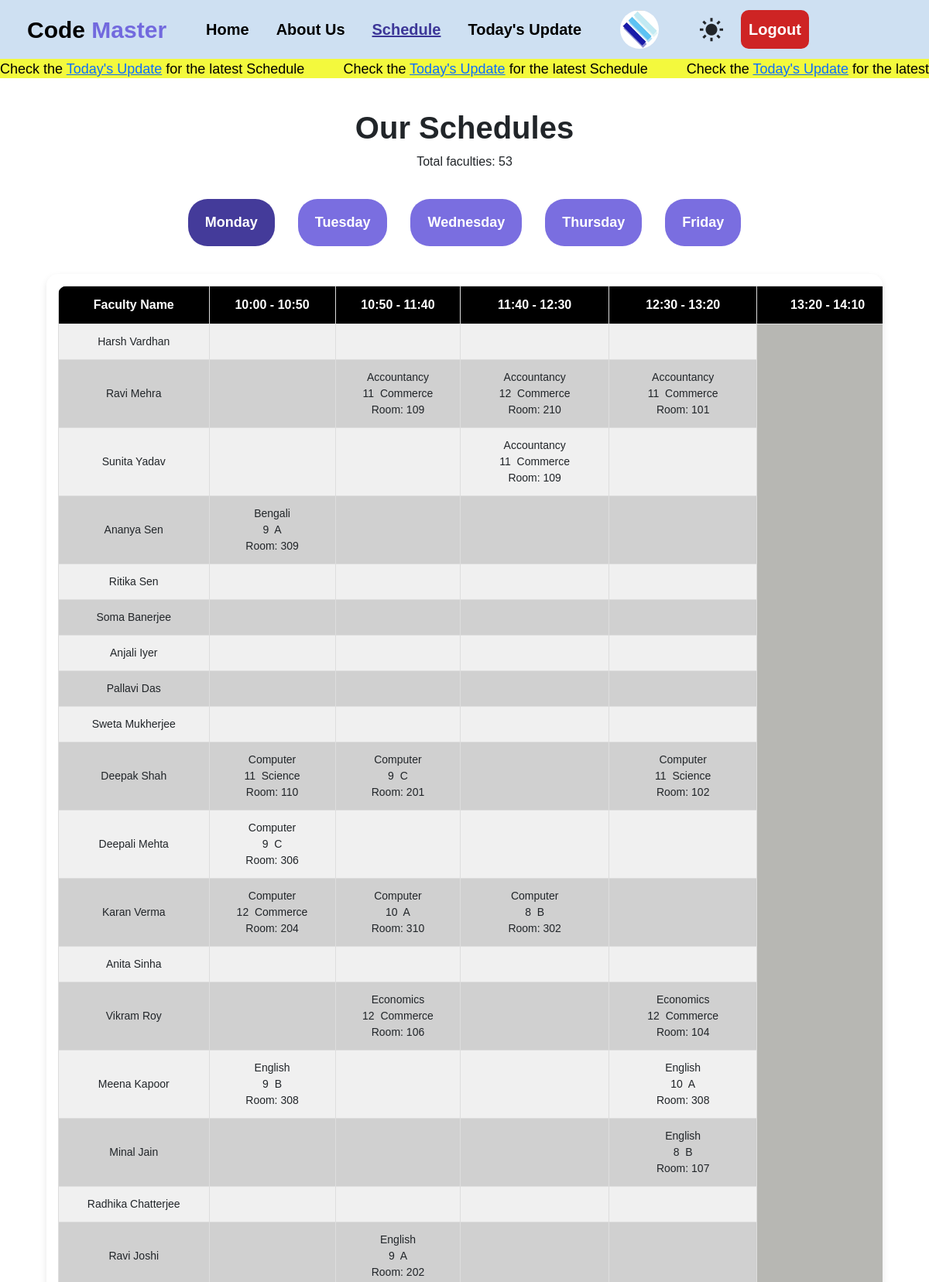
The app's page /schedule/ (signed in, upper part) with its own data.
### Accounts/models.py (models this page shows, shortened)
class Faculty(models.Model):
    user = models.OneToOneField(User, on_delete=models.CASCADE)
    email = models.EmailField( null=True, blank=True)
    phone_number = models.CharField(max_length=10, null=True, blank=True)
    college_id = models.CharField(max_length=10, unique=True, null=True, blank=True)
    subject = models.CharField(max_length=20)
    photo = models.ImageField(upload_to='faculty_photos/', null=True, blank=True)

### Base_App/models.py (models this page shows, shortened)
class period(models.Model):
    start_time = models.TimeField()
    end_time = models.TimeField(null=True, blank=True)
    period_number = models.IntegerField(null=True, blank=True)
    is_break = models.BooleanField(default=False)

class faculty(models.Model):
    faculty_name = models.CharField(max_length=100)
    college_id = models.CharField(max_length=25,default='DSC-1000')
    subjects = models.ManyToManyField('subject', related_name='faculties')

class schedule(models.Model):
    faculty = models.ForeignKey('faculty', on_delete=models.CASCADE, related_name='schedules')
    day = models.ForeignKey('day', on_delete=models.CASCADE)
    period = models.ForeignKey('period', on_delete=models.CASCADE)
    subject = models.ForeignKey('subject', on_delete=models.CASCADE)
    class_no = models.ForeignKey('class_no', on_delete=models.CASCADE, null=True, blank=True)
    section = models.ForeignKey('section', on_delete=models.CASCADE)
    room = models.ForeignKey('room', on_delete=models.CASCADE)
    is_lab = models.BooleanField(default=False) #for lab
    active = models.BooleanField(default=False)
    class Meta:
        unique_together = [
            ('faculty', 'day', 'period'),
            ('room', 'day', 'period')
        ]
        ordering = ['day', 'period']

class subject(models.Model):
    sub_name = models.CharField(max_length=50, unique=True)

class class_no(models.Model):
    class_name = models.CharField(max_length=50, unique=True)

class section(models.Model):
    sec_name = models.CharField(max_length=10, default="A", unique=True)

class room(models.Model):
    room_no = models.CharField(max_length=5, unique=True)

### Base_App/views.py (the view)
# urls.py: path('schedule/', views.schedule_view, name='schedule_display'),
def schedule_view(request):
    selected_day = request.GET.get('day')
    if not selected_day:
        today = datetime.datetime.today().strftime('%A')
        selected_day = today if today in DAYS else "Monday"
    try:
        selected_day_obj = day.objects.get(day_name__iexact=selected_day)
    except day.DoesNotExist:
        selected_day_obj = None
    faculties = faculty.objects.prefetch_related(
        Prefetch(
            'schedules',
            queryset=schedule.objects.filter(day=selected_day_obj).select_related(
                'subject', 'section', 'room', 'period', 'day'
            ),
            to_attr='filtered_schedules'  # ⬅️ Custom attribute to access in template
        )
    ).all()
    periods = period.objects.order_by('period_number')
    return render(request, 'schedule.html', {
        'faculties': faculties,
        'periods': periods,
        'selected_day': selected_day,
        'days': DAYS,
    })

### templates/schedule.html (shortened to what this page needs)
{% extends "base.html" %}
{% block schedule_status %}active{% endblock schedule_status %}
{% block content %}
<div class="moving-text">
    <div class="scrolling-wrapper">
        <p>
            Check the <a href="/today_schedule">Today's Update</a> for the latest Schedule
            &nbsp;&nbsp;&nbsp;&nbsp;&nbsp;&nbsp;&nbsp;&nbsp;
            Check the <a href="/today_schedule">Today's Update</a> for the latest Schedule
            &nbsp;&nbsp;&nbsp;&nbsp;&nbsp;&nbsp;&nbsp;&nbsp;
            Check the <a href="/today_schedule">Today's Update</a> for the latest Schedule
            &nbsp;&nbsp;&nbsp;&nbsp;&nbsp;&nbsp;&nbsp;&nbsp;
            Check the <a href="/today_schedule">Today's Update</a> for the latest Schedule
        </p>
    </div>
</div>
<section class="schedule-section">
    <div class="schedule-head">
        <h1>Our Schedules</h1>
        <p>Total faculties: {{ faculties|length }}</p>
    </div>
    <div class="day-btns">
        <ul class="days-list">
            {% for d in days %}
                <li>
                    <a href="?day={{ d }}" class="{% if d == selected_day %}active{% endif %}">
                        {{ d }}
                    </a>
                </li>
            {% endfor %}
        </ul>
    </div>
    <div class="today-schedule-table">
        <table>
            <thead>
                <tr>
                    <th>Faculty Name</th>
                    {% for p in periods %}
                        <th>{{ p.start_time|time:"H:i" }} - {{ p.end_time|time:"H:i" }}</th>
                    {% endfor %}
                </tr>
            </thead>
            <tbody>
                {% for f in faculties %}
                    <tr>
                        <td>{{ f.faculty_name }}</td>
                        {% for p in periods %}
                            {% if p.is_break %}
                                {% if forloop.parentloop.first %}
                                    <td rowspan="{{ faculties|length }}" style="background: #b7b7b3; font-size: 40px; font-weight: bold; text-align: center;">Break</td>
                                {% endif %}
                            {% else %}
                                <td>
                                    {% for s in f.filtered_schedules %}
                                        {% if s.period.id == p.id %}
                                            {{ s.subject.sub_name }}<br>
                                            {{ s.class_no.class_name }}&nbsp;
                                            {{ s.section.sec_name }}<br>
                                            Room: {{ s.room.room_no }}
                                        {% endif %}
                                    {% endfor %}
                                </td>
                            {% endif %}
                        {% endfor %}
                    </tr>
                {% endfor %}
            </tbody>
        </table>
    </div>
</section>
{% endblock content %}

### templates/base.html (shortened to what this page needs)
{% load static %}
<!DOCTYPE html>
<html lang="en">
<head>
    <link rel="stylesheet" href="{% static 'style.css' %}" />
    <link rel="stylesheet" href="https://unpkg.com/boxicons@2.1.4/css/boxicons.min.css" />
    <link href="https://cdn.jsdelivr.net/npm/bootstrap@5.3.3/dist/css/bootstrap.min.css" rel="stylesheet" />
</head>
<body class="{% block body_class %}{% endblock body_class %}">
    {% if not block.body_class or block.body_class != "dashboard-page" %}
    <header>
        <div class="navbar">
            <nav>
                <a class="logo" href="/">Code <span>Master</span></a>
                <ul class="navbar-ul">
                    <li ><a class="{% block home_status %}{% endblock home_status %}" href="/">Home</a></li>
                    <li><a class="{% block about_status %}{% endblock about_status %}" href="/about">About Us</a></li>
                    <li><a class="{% block schedule_status %}{% endblock schedule_status %}" href="/schedule/?day=Monday">Schedule</a></li>
                    <li><a class="{% block todaySchedule_status %}{% endblock todaySchedule_status %}" href="/today_schedule">Today's Update</a></li>
                </ul>
                <div class="user-icon">
                    <a href="/dashboard/">
                        {% if request.user.faculty.photo %}
                          <img src="{{ request.user.faculty.photo.url }}" alt="Profile Photo"
                               style="width: 50px; height: 50px; border-radius: 50%; object-fit: cover; margin-left: 50px; margin-right: 50px;">
                        {% else %}
                        <i class='bx bxs-user-circle' style="margin-left: 50px; margin-right: 50px;"></i>
                        {% endif %}
                      </a>
                </div>
                <i class='bx bxs-sun' style="font-size: 36px;"></i>
                {% if user.is_authenticated %}
                    <a class="nav-btn-logout" href="{% url 'logout' %}">Logout</a>
                {% else %}
                    <a class="nav-btn" href="{% url 'signup' %}">Sign up / Login</a>
                {% endif %}
            </nav>
        </div>
    </header>
    {% endif %}
    {% block content %}{% endblock content %}
</body>
</html>

### static/style.css (style rules this page uses)
:root { --primary-bg-color: #cee0f2; --lightheme-color: #5f51dad4; --lighthover-color: #1f1486d4; --darktheme-color: #f1f816d4; --darkhover-color: #babf1bd4; --white-color: white; --black-color: black; --red-color: #ce2424; --deepred-color: #9e1212; --font-family: Arial, sans-serif; }
* { margin: 0; padding: 0; box-sizing: border-box; font-family: var(--font-family); }
span { color: var(--lightheme-color); }
header { background-color: var(--primary-bg-color); color: var(--text-color); padding: 5px 0; font-size: 20px; }
.navbar nav { display: flex; align-items: center; justify-content: space-between; padding-left: 35px; }
.navbar nav .logo { color: var(--black-color); text-decoration: none; font-size: 30px; font-weight: 700; transition: all 0.2s ease; margin-right: 19px; }
.navbar-ul { display: flex; list-style: none; gap: 35px; margin: 0 auto; }
.navbar-ul li a { text-decoration: none; font-weight: 600; color: var(--black-color); transition: all 0.2s ease; }
.navbar-ul li a.active { color: var(--lighthover-color); font-weight: bold; text-decoration: underline; transform: translateY(-3px); }
nav .nav-btn-logout { background-color: var(--red-color); color: var(--white-color); cursor: pointer; border-radius: 10px; padding: 8px; display: inline-block; text-decoration: none; font-weight: 600; border: 2px solid transparent; transition: all 0.2s ease; margin-left: 20px; }
.moving-text { background-color: var(--darktheme-color); width: 100%; height: 25px; overflow: hidden; }
.scrolling-wrapper { display: flex; white-space: nowrap; animation: scroll 30s linear infinite; }
.scrolling-wrapper p { display: inline-block; white-space: nowrap; font-size: 18px; color: var(--black-color); }
.schedule-section { display: flex; flex-direction: column; align-items: center; justify-content: center; text-align: center; width: 100%; }
.schedule-head h1 { text-align: center; font-weight: 600; margin-top: 40px; }
.day-btns { text-align: center; margin-top: 20px; }
.days-list { display: flex; justify-content: center; gap: 30px; list-style: none; padding: 0; justify-content: space-between; width: 100%; }
.days-list li { list-style-type: none; display: flex; }
.days-list li a { text-decoration: none; padding: 17px 22px; font-size: 18px; font-weight: 600; background-color: var(--lightheme-color); color: var(--white-color); border-radius: 25px; cursor: pointer; transition: all 0.3s ease; }
.days-list li a.active { background-color: var(--lighthover-color); color: var(--white-color); }
th, td { padding: 12px 15px; text-align: center; border: 1px solid var(--black-color); }
th { background-color: #000; color: #fff; font-weight: bold; }
td { font-size: 14px; }
tr:nth-child(odd) { background-color: #f0f0f0; }
tr:nth-child(even) { background-color: #d0d0d0; }
.today-schedule-table { width: 90%; margin: 20px auto; overflow-x: auto; background: white; border-radius: 15px; padding: 15px; box-shadow: 0 4px 10px rgba(0, 0, 0, 0.1); }
.today-schedule-table table { width: 150%; border-collapse: collapse; background: white; border-radius: 12px; overflow: hidden; }
.today-schedule-table th, .today-schedule-table td { padding: 12px 15px; text-align: center; border: 1px solid #ddd; }
.today-schedule-table th { background-color: #000; color: #fff; font-weight: bold; }
.today-schedule-table td { font-size: 14px; }

### records on screen
period: start_time "10:00", end_time "10:50", is_break False (drawn)
period: start_time "10:50", end_time "11:40", is_break False (drawn)
period: start_time "11:40", end_time "12:30", is_break False (drawn)
period: start_time "12:30", end_time "13:20", is_break False (drawn)
period: start_time "13:20", end_time "14:10"
faculty: faculty_name "Harsh Vardhan"
faculty: faculty_name "Ravi Mehra"
schedule: subject.sub_name "Accountancy", class_no.class_name "11", section.sec_name "Commerce", room.room_no "109"
schedule: subject.sub_name "Accountancy", class_no.class_name "12", section.sec_name "Commerce", room.room_no "210"
schedule: subject.sub_name "Accountancy", class_no.class_name "11", section.sec_name "Commerce", room.room_no "101"
faculty: faculty_name "Sunita Yadav"
schedule: subject.sub_name "Accountancy", class_no.class_name "11", section.sec_name "Commerce", room.room_no "109"
faculty: faculty_name "Ananya Sen"
schedule: subject.sub_name "Bengali", class_no.class_name "9", section.sec_name "A", room.room_no "309"
faculty: faculty_name "Ritika Sen"
faculty: faculty_name "Soma Banerjee"
faculty: faculty_name "Anjali Iyer"
faculty: faculty_name "Pallavi Das"
faculty: faculty_name "Sweta Mukherjee"
faculty: faculty_name "Deepak Shah"
schedule: subject.sub_name "Computer", class_no.class_name "11", section.sec_name "Science", room.room_no "110"
schedule: subject.sub_name "Computer", class_no.class_name "9", section.sec_name "C", room.room_no "201"
schedule: subject.sub_name "Computer", class_no.class_name "11", section.sec_name "Science", room.room_no "102"
faculty: faculty_name "Deepali Mehta"
schedule: subject.sub_name "Computer", class_no.class_name "9", section.sec_name "C", room.room_no "306"
faculty: faculty_name "Karan Verma"
schedule: subject.sub_name "Computer", class_no.class_name "12", section.sec_name "Commerce", room.room_no "204"
schedule: subject.sub_name "Computer", class_no.class_name "10", section.sec_name "A", room.room_no "310"
schedule: subject.sub_name "Computer", class_no.class_name "8", section.sec_name "B", room.room_no "302"
faculty: faculty_name "Anita Sinha"
faculty: faculty_name "Vikram Roy"
schedule: subject.sub_name "Economics", class_no.class_name "12", section.sec_name "Commerce", room.room_no "106"
schedule: subject.sub_name "Economics", class_no.class_name "12", section.sec_name "Commerce", room.room_no "104"
faculty: faculty_name "Meena Kapoor"
schedule: subject.sub_name "English", class_no.class_name "9", section.sec_name "B", room.room_no "308"
schedule: subject.sub_name "English", class_no.class_name "10", section.sec_name "A", room.room_no "308"
faculty: faculty_name "Minal Jain"
schedule: subject.sub_name "English", class_no.class_name "8", section.sec_name "B", room.room_no "107"
faculty: faculty_name "Radhika Chatterjee"
faculty: faculty_name "Ravi Joshi"
schedule: subject.sub_name "English", class_no.class_name "9", section.sec_name "A", room.room_no "202"

### other values on screen
{{ faculties|length }} "53"
{{ d }} "Monday" "Tuesday" "Wednesday" "Thursday" "Friday"
